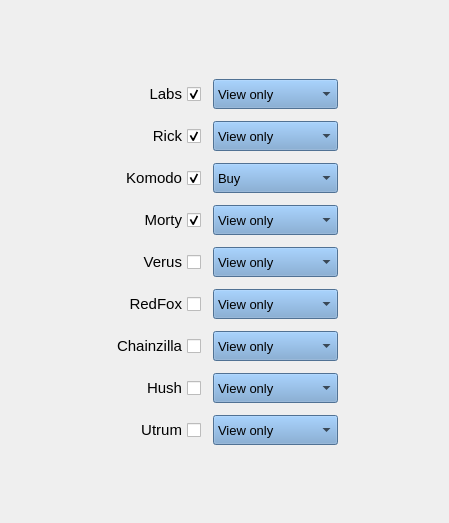
                <widget class="QWidget" name="scrollAreaWidgetContents_3">
                 <property name="geometry">
                  <rect>
                   <x>0</x>
                   <y>0</y>
                   <width>449</width>
                   <height>523</height>
                  </rect>
                 </property>
                 <layout class="QGridLayout" name="gridLayout_13">
                  <item row="0" column="0">
                   <layout class="QGridLayout" name="smartchains_layout">
                    <property name="sizeConstraint">
                     <enum>QLayout::SetDefaultConstraint</enum>
                    </property>
                    <property name="leftMargin">
                     <number>12</number>
                    </property>
                    <property name="topMargin">
                     <number>12</number>
                    </property>
                    <property name="rightMargin">
                     <number>12</number>
                    </property>
                    <property name="bottomMargin">
                     <number>10</number>
                    </property>
                    <property name="spacing">
                     <number>12</number>
                    </property>
                    <item row="2" column="1">
                     <widget class="QComboBox" name="kmd_combo">
                      <property name="sizePolicy">
                       <sizepolicy hsizetype="Minimum" vsizetype="Minimum">
                        <horstretch>0</horstretch>
                        <verstretch>0</verstretch>
                       </sizepolicy>
                      </property>
                      <property name="minimumSize">
                       <size>
                        <width>125</width>
                        <height>30</height>
                       </size>
                      </property>
                      <property name="maximumSize">
                       <size>
                        <width>150</width>
                        <height>30</height>
                       </size>
                      </property>
                      <property name="font">
                       <font>
                        <pointsize>10</pointsize>
                       </font>
                      </property>
                      <property name="styleSheet">
                       <string notr="true">background-color: rgb(114, 159, 207)</string>
                      </property>
                      <property name="currentText">
                       <string>Buy</string>
                      </property>
                      <property name="currentIndex">
                       <number>1</number>
                      </property>
                      <property name="maxVisibleItems">
                       <number>4</number>
                      </property>
                      <item>
                       <property name="text">
                        <string>View only</string>
                       </property>
                      </item>
                      <item>
                       <property name="text">
                        <string>Buy</string>
                       </property>
                      </item>
                      <item>
                       <property name="text">
                        <string>Sell</string>
                       </property>
                      </item>
                      <item>
                       <property name="text">
                        <string>Buy &amp; sell</string>
                       </property>
                      </item>
                     </widget>
                    </item>
                    <item row="0" column="0">
                     <widget class="QCheckBox" name="checkBox_labs">
                      <property name="sizePolicy">
                       <sizepolicy hsizetype="Fixed" vsizetype="Fixed">
                        <horstretch>0</horstretch>
                        <verstretch>0</verstretch>
                       </sizepolicy>
                      </property>
                      <property name="font">
                       <font>
                        <pointsize>11</pointsize>
                       </font>
                      </property>
                      <property name="layoutDirection">
                       <enum>Qt::RightToLeft</enum>
                      </property>
                      <property name="text">
                       <string>Labs</string>
                      </property>
                      <property name="icon">
                       <iconset resource="coin_icons.qrc">
                        <normaloff>:/sml/img/32/color/labs.png</normaloff>:/sml/img/32/color/labs.png</iconset>
                      </property>
                      <property name="checked">
                       <bool>true</bool>
                      </property>
                     </widget>
                    </item>
                    <item row="2" column="0">
                     <widget class="QCheckBox" name="checkBox_kmd">
                      <property name="sizePolicy">
                       <sizepolicy hsizetype="Fixed" vsizetype="Fixed">
                        <horstretch>0</horstretch>
                        <verstretch>0</verstretch>
                       </sizepolicy>
                      </property>
                      <property name="font">
                       <font>
                        <pointsize>11</pointsize>
                       </font>
                      </property>
                      <property name="layoutDirection">
                       <enum>Qt::RightToLeft</enum>
                      </property>
                      <property name="text">
                       <string>Komodo</string>
                      </property>
                      <property name="icon">
                       <iconset resource="coin_icons.qrc">
                        <normaloff>:/sml/img/32/color/kmd.png</normaloff>:/sml/img/32/color/kmd.png</iconset>
                      </property>
                      <property name="checked">
                       <bool>true</bool>
                      </property>
                     </widget>
                    </item>
                    <item row="0" column="1">
                     <widget class="QComboBox" name="labs_combo">
                      <property name="sizePolicy">
                       <sizepolicy hsizetype="Minimum" vsizetype="Minimum">
                        <horstretch>0</horstretch>
                        <verstretch>0</verstretch>
                       </sizepolicy>
                      </property>
                      <property name="minimumSize">
                       <size>
                        <width>125</width>
                        <height>30</height>
                       </size>
                      </property>
                      <property name="maximumSize">
                       <size>
                        <width>150</width>
                        <height>30</height>
                       </size>
                      </property>
                      <property name="font">
                       <font>
                        <pointsize>10</pointsize>
                       </font>
                      </property>
                      <property name="styleSheet">
                       <string notr="true">background-color: rgb(114, 159, 207)</string>
                      </property>
                      <property name="currentText">
                       <string>View only</string>
                      </property>
                      <property name="currentIndex">
                       <number>0</number>
                      </property>
                      <property name="maxVisibleItems">
                       <number>4</number>
                      </property>
                      <item>
                       <property name="text">
                        <string>View only</string>
                       </property>
                      </item>
                      <item>
                       <property name="text">
                        <string>Buy</string>
                       </property>
                      </item>
                      <item>
                       <property name="text">
                        <string>Sell</string>
                       </property>
                      </item>
                      <item>
                       <property name="text">
                        <string>Buy &amp; sell</string>
                       </property>
                      </item>
                     </widget>
                    </item>
                    <item row="3" column="1">
                     <widget class="QComboBox" name="morty_combo">
                      <property name="sizePolicy">
                       <sizepolicy hsizetype="Minimum" vsizetype="Minimum">
                        <horstretch>0</horstretch>
                        <verstretch>0</verstretch>
                       </sizepolicy>
                      </property>
                      <property name="minimumSize">
                       <size>
                        <width>125</width>
                        <height>30</height>
                       </size>
                      </property>
                      <property name="maximumSize">
                       <size>
                        <width>150</width>
                        <height>30</height>
                       </size>
                      </property>
                      <property name="font">
                       <font>
                        <pointsize>10</pointsize>
                       </font>
                      </property>
                      <property name="styleSheet">
                       <string notr="true">background-color: rgb(114, 159, 207)</string>
                      </property>
                      <property name="currentText">
                       <string>View only</string>
                      </property>
                      <property name="currentIndex">
                       <number>0</number>
                      </property>
                      <property name="maxVisibleItems">
                       <number>4</number>
                      </property>
                      <item>
                       <property name="text">
                        <string>View only</string>
                       </property>
                      </item>
                      <item>
                       <property name="text">
                        <string>Buy</string>
                       </property>
                      </item>
                      <item>
                       <property name="text">
                        <string>Sell</string>
                       </property>
                      </item>
                      <item>
                       <property name="text">
                        <string>Buy &amp; sell</string>
                       </property>
                      </item>
                     </widget>
                    </item>
                    <item row="4" column="0">
                     <widget class="QCheckBox" name="checkBox_vrsc">
                      <property name="sizePolicy">
                       <sizepolicy hsizetype="Fixed" vsizetype="Fixed">
                        <horstretch>0</horstretch>
                        <verstretch>0</verstretch>
                       </sizepolicy>
                      </property>
                      <property name="font">
                       <font>
                        <pointsize>11</pointsize>
                       </font>
                      </property>
                      <property name="layoutDirection">
                       <enum>Qt::RightToLeft</enum>
                      </property>
                      <property name="text">
                       <string>Verus</string>
                      </property>
                      <property name="icon">
                       <iconset resource="coin_icons.qrc">
                        <normaloff>:/sml/img/32/color/vrc.png</normaloff>:/sml/img/32/color/vrc.png</iconset>
                      </property>
                      <property name="checked">
                       <bool>false</bool>
                      </property>
                     </widget>
                    </item>
                    <item row="3" column="0">
                     <widget class="QCheckBox" name="checkBox_morty">
                      <property name="sizePolicy">
                       <sizepolicy hsizetype="Fixed" vsizetype="Fixed">
                        <horstretch>0</horstretch>
                        <verstretch>0</verstretch>
                       </sizepolicy>
                      </property>
                      <property name="font">
                       <font>
                        <pointsize>11</pointsize>
                       </font>
                      </property>
                      <property name="layoutDirection">
                       <enum>Qt::RightToLeft</enum>
                      </property>
                      <property name="text">
                       <string>Morty</string>
                      </property>
                      <property name="icon">
                       <iconset resource="coin_icons.qrc">
                        <normaloff>:/sml/img/32/color/kmd.png</normaloff>:/sml/img/32/color/kmd.png</iconset>
                      </property>
                      <property name="checked">
                       <bool>true</bool>
                      </property>
                     </widget>
                    </item>
                    <item row="1" column="1">
                     <widget class="QComboBox" name="rick_combo">
                      <property name="sizePolicy">
                       <sizepolicy hsizetype="Minimum" vsizetype="Minimum">
                        <horstretch>0</horstretch>
                        <verstretch>0</verstretch>
                       </sizepolicy>
                      </property>
                      <property name="minimumSize">
                       <size>
                        <width>125</width>
                        <height>30</height>
                       </size>
                      </property>
                      <property name="maximumSize">
                       <size>
                        <width>150</width>
                        <height>30</height>
                       </size>
                      </property>
                      <property name="font">
                       <font>
                        <pointsize>10</pointsize>
                       </font>
                      </property>
                      <property name="styleSheet">
                       <string notr="true">background-color: rgb(114, 159, 207)</string>
                      </property>
                      <property name="currentText">
                       <string>View only</string>
                      </property>
                      <property name="currentIndex">
                       <number>0</number>
                      </property>
                      <property name="maxVisibleItems">
                       <number>4</number>
                      </property>
                      <item>
                       <property name="text">
                        <string>View only</string>
                       </property>
                      </item>
                      <item>
                       <property name="text">
                        <string>Buy</string>
                       </property>
                      </item>
                      <item>
                       <property name="text">
                        <string>Sell</string>
                       </property>
                      </item>
                      <item>
                       <property name="text">
                        <string>Buy &amp; sell</string>
                       </property>
                      </item>
                     </widget>
                    </item>
                    <item row="6" column="0">
                     <widget class="QCheckBox" name="checkBox_zilla">
                      <property name="sizePolicy">
                       <sizepolicy hsizetype="Fixed" vsizetype="Fixed">
                        <horstretch>0</horstretch>
                        <verstretch>0</verstretch>
                       </sizepolicy>
                      </property>
                      <property name="font">
                       <font>
                        <pointsize>11</pointsize>
                       </font>
                      </property>
                      <property name="layoutDirection">
                       <enum>Qt::RightToLeft</enum>
                      </property>
                      <property name="text">
                       <string>Chainzilla</string>
                      </property>
                      <property name="icon">
                       <iconset resource="coin_icons.qrc">
                        <normaloff>:/sml/img/32/color/zilla.png</normaloff>:/sml/img/32/color/zilla.png</iconset>
                      </property>
                      <property name="checked">
                       <bool>false</bool>
                      </property>
                     </widget>
                    </item>
                    <item row="5" column="0">
                     <widget class="QCheckBox" name="checkBox_rfox">
                      <property name="sizePolicy">
                       <sizepolicy hsizetype="Fixed" vsizetype="Fixed">
                        <horstretch>0</horstretch>
                        <verstretch>0</verstretch>
                       </sizepolicy>
                      </property>
                      <property name="font">
                       <font>
                        <pointsize>11</pointsize>
                       </font>
                      </property>
                      <property name="layoutDirection">
                       <enum>Qt::RightToLeft</enum>
                      </property>
                      <property name="text">
                       <string>RedFox</string>
                      </property>
                      <property name="icon">
                       <iconset resource="coin_icons.qrc">
                        <normaloff>:/sml/img/32/color/kmd.png</normaloff>:/sml/img/32/color/kmd.png</iconset>
                      </property>
                      <property name="checked">
                       <bool>false</bool>
                      </property>
                     </widget>
                    </item>
                    <item row="1" column="0">
                     <widget class="QCheckBox" name="checkBox_rick">
                      <property name="sizePolicy">
                       <sizepolicy hsizetype="Fixed" vsizetype="Fixed">
                        <horstretch>0</horstretch>
                        <verstretch>0</verstretch>
                       </sizepolicy>
                      </property>
                      <property name="font">
                       <font>
                        <pointsize>11</pointsize>
                       </font>
                      </property>
                      <property name="layoutDirection">
                       <enum>Qt::RightToLeft</enum>
                      </property>
                      <property name="text">
                       <string>Rick</string>
                      </property>
                      <property name="icon">
                       <iconset resource="coin_icons.qrc">
                        <normaloff>:/sml/img/32/color/kmd.png</normaloff>:/sml/img/32/color/kmd.png</iconset>
                      </property>
                      <property name="checked">
                       <bool>true</bool>
                      </property>
                     </widget>
                    </item>
                    <item row="7" column="0">
                     <widget class="QCheckBox" name="checkBox_hush">
                      <property name="sizePolicy">
                       <sizepolicy hsizetype="Fixed" vsizetype="Fixed">
                        <horstretch>0</horstretch>
                        <verstretch>0</verstretch>
                       </sizepolicy>
                      </property>
                      <property name="font">
                       <font>
                        <pointsize>11</pointsize>
                       </font>
                      </property>
                      <property name="layoutDirection">
                       <enum>Qt::RightToLeft</enum>
                      </property>
                      <property name="text">
                       <string>Hush</string>
                      </property>
                      <property name="icon">
                       <iconset resource="coin_icons.qrc">
                        <normaloff>:/sml/img/32/color/hush.png</normaloff>:/sml/img/32/color/hush.png</iconset>
                      </property>
                      <property name="checked">
                       <bool>false</bool>
                      </property>
                     </widget>
                    </item>
                    <item row="8" column="0">
                     <widget class="QCheckBox" name="checkBox_oot">
                      <property name="sizePolicy">
                       <sizepolicy hsizetype="Fixed" vsizetype="Fixed">
                        <horstretch>0</horstretch>
                        <verstretch>0</verstretch>
                       </sizepolicy>
                      </property>
                      <property name="font">
                       <font>
                        <pointsize>11</pointsize>
                       </font>
                      </property>
                      <property name="layoutDirection">
                       <enum>Qt::RightToLeft</enum>
                      </property>
                      <property name="text">
                       <string>Utrum</string>
                      </property>
                      <property name="icon">
                       <iconset resource="coin_icons.qrc">
                        <normaloff>:/sml/img/32/color/oot.png</normaloff>:/sml/img/32/color/oot.png</iconset>
                      </property>
                      <property name="checked">
                       <bool>false</bool>
                      </property>
                     </widget>
                    </item>
                    <item row="4" column="1">
                     <widget class="QComboBox" name="vrsc_combo">
                      <property name="sizePolicy">
                       <sizepolicy hsizetype="Minimum" vsizetype="Minimum">
                        <horstretch>0</horstretch>
                        <verstretch>0</verstretch>
                       </sizepolicy>
                      </property>
                      <property name="minimumSize">
                       <size>
                        <width>125</width>
                        <height>30</height>
                       </size>
                      </property>
                      <property name="maximumSize">
                       <size>
                        <width>150</width>
                        <height>30</height>
                       </size>
                      </property>
                      <property name="font">
                       <font>
                        <pointsize>10</pointsize>
                       </font>
                      </property>
                      <property name="styleSheet">
                       <string notr="true">background-color: rgb(114, 159, 207)</string>
                      </property>
                      <property name="currentText">
                       <string>View only</string>
                      </property>
                      <property name="currentIndex">
                       <number>0</number>
                      </property>
                      <property name="maxVisibleItems">
                       <number>4</number>
                      </property>
                      <item>
                       <property name="text">
                        <string>View only</string>
                       </property>
                      </item>
                      <item>
                       <property name="text">
                        <string>Buy</string>
                       </property>
                      </item>
                      <item>
                       <property name="text">
                        <string>Sell</string>
                       </property>
                      </item>
                      <item>
                       <property name="text">
                        <string>Buy &amp; sell</string>
                       </property>
                      </item>
                     </widget>
                    </item>
                    <item row="5" column="1">
                     <widget class="QComboBox" name="rfox_combo">
                      <property name="sizePolicy">
                       <sizepolicy hsizetype="Minimum" vsizetype="Minimum">
                        <horstretch>0</horstretch>
                        <verstretch>0</verstretch>
                       </sizepolicy>
                      </property>
                      <property name="minimumSize">
                       <size>
                        <width>125</width>
                        <height>30</height>
                       </size>
                      </property>
                      <property name="maximumSize">
                       <size>
                        <width>150</width>
                        <height>30</height>
                       </size>
                      </property>
                      <property name="font">
                       <font>
                        <pointsize>10</pointsize>
                       </font>
                      </property>
                      <property name="styleSheet">
                       <string notr="true">background-color: rgb(114, 159, 207)</string>
                      </property>
                      <property name="currentText">
                       <string>View only</string>
                      </property>
                      <property name="currentIndex">
                       <number>0</number>
                      </property>
                      <property name="maxVisibleItems">
                       <number>4</number>
                      </property>
                      <item>
                       <property name="text">
                        <string>View only</string>
                       </property>
                      </item>
                      <item>
                       <property name="text">
                        <string>Buy</string>
                       </property>
                      </item>
                      <item>
                       <property name="text">
                        <string>Sell</string>
                       </property>
                      </item>
                      <item>
                       <property name="text">
                        <string>Buy &amp; sell</string>
                       </property>
                      </item>
                     </widget>
                    </item>
                    <item row="6" column="1">
                     <widget class="QComboBox" name="zilla_combo">
                      <property name="sizePolicy">
                       <sizepolicy hsizetype="Minimum" vsizetype="Minimum">
                        <horstretch>0</horstretch>
                        <verstretch>0</verstretch>
                       </sizepolicy>
                      </property>
                      <property name="minimumSize">
                       <size>
                        <width>125</width>
                        <height>30</height>
                       </size>
                      </property>
                      <property name="maximumSize">
                       <size>
                        <width>150</width>
                        <height>30</height>
                       </size>
                      </property>
                      <property name="font">
                       <font>
                        <pointsize>10</pointsize>
                       </font>
                      </property>
                      <property name="styleSheet">
                       <string notr="true">background-color: rgb(114, 159, 207)</string>
                      </property>
                      <property name="currentText">
                       <string>View only</string>
                      </property>
                      <property name="currentIndex">
                       <number>0</number>
                      </property>
                      <property name="maxVisibleItems">
                       <number>4</number>
                      </property>
                      <item>
                       <property name="text">
                        <string>View only</string>
                       </property>
                      </item>
                      <item>
                       <property name="text">
                        <string>Buy</string>
                       </property>
                      </item>
                      <item>
                       <property name="text">
                        <string>Sell</string>
                       </property>
                      </item>
                      <item>
                       <property name="text">
                        <string>Buy &amp; sell</string>
                       </property>
                      </item>
                     </widget>
                    </item>
                    <item row="7" column="1">
                     <widget class="QComboBox" name="hush_combo">
                      <property name="sizePolicy">
                       <sizepolicy hsizetype="Minimum" vsizetype="Minimum">
                        <horstretch>0</horstretch>
                        <verstretch>0</verstretch>
                       </sizepolicy>
                      </property>
                      <property name="minimumSize">
                       <size>
                        <width>125</width>
                        <height>30</height>
                       </size>
                      </property>
                      <property name="maximumSize">
                       <size>
                        <width>150</width>
                        <height>30</height>
                       </size>
                      </property>
                      <property name="font">
                       <font>
                        <pointsize>10</pointsize>
                       </font>
                      </property>
                      <property name="styleSheet">
                       <string notr="true">background-color: rgb(114, 159, 207)</string>
                      </property>
                      <property name="currentText">
                       <string>View only</string>
                      </property>
                      <property name="currentIndex">
                       <number>0</number>
                      </property>
                      <property name="maxVisibleItems">
                       <number>4</number>
                      </property>
                      <item>
                       <property name="text">
                        <string>View only</string>
                       </property>
                      </item>
                      <item>
                       <property name="text">
                        <string>Buy</string>
                       </property>
                      </item>
                      <item>
                       <property name="text">
                        <string>Sell</string>
                       </property>
                      </item>
                      <item>
                       <property name="text">
                        <string>Buy &amp; sell</string>
                       </property>
                      </item>
                     </widget>
                    </item>
                    <item row="8" column="1">
                     <widget class="QComboBox" name="oot_combo">
                      <property name="sizePolicy">
                       <sizepolicy hsizetype="Minimum" vsizetype="Minimum">
                        <horstretch>0</horstretch>
                        <verstretch>0</verstretch>
                       </sizepolicy>
                      </property>
                      <property name="minimumSize">
                       <size>
                        <width>125</width>
                        <height>30</height>
                       </size>
                      </property>
                      <property name="maximumSize">
                       <size>
                        <width>150</width>
                        <height>30</height>
                       </size>
                      </property>
                      <property name="font">
                       <font>
                        <pointsize>10</pointsize>
                       </font>
                      </property>
                      <property name="styleSheet">
                       <string notr="true">background-color: rgb(114, 159, 207)</string>
                      </property>
                      <property name="currentText">
                       <string>View only</string>
                      </property>
                      <property name="currentIndex">
                       <number>0</number>
                      </property>
                      <property name="maxVisibleItems">
                       <number>4</number>
                      </property>
                      <item>
                       <property name="text">
                        <string>View only</string>
                       </property>
                      </item>
                      <item>
                       <property name="text">
                        <string>Buy</string>
                       </property>
                      </item>
                      <item>
                       <property name="text">
                        <string>Sell</string>
                       </property>
                      </item>
                      <item>
                       <property name="text">
                        <string>Buy &amp; sell</string>
                       </property>
                      </item>
                     </widget>
                    </item>
                   </layout>
                  </item>
                 </layout>
                </widget>
